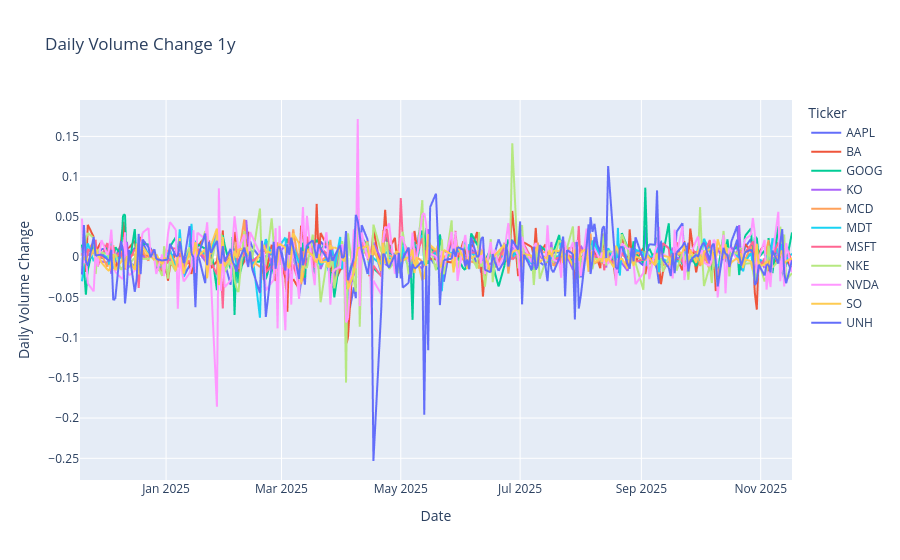

The code cell stored with this chart in its notebook:
### Code cell
df = test.getLogChangeHistory('Close')
fig = px.line(df, x = df.index, y = df.columns, title = f'Daily Volume Change {test.timePeriod}')
fig.update_layout(yaxis_title="Daily Volume Change")
fig.show()

### Figure 1 — Plotly figure (JSON) as saved in the notebook; plotly's stock layout.template omitted (floating-point values rounded to 4 significant figures; data arrays with more than 128 entries replaced by an {"elided": "..."} marker saying what was removed)
{"data": [{"hovertemplate": "Ticker=AAPL<br>Date=%{x}<br>value=%{y}<extra></extra>", "legendgroup": "AAPL", "line": {"color": "#636efa", "dash": "solid"}, "marker": {"symbol": "circle"}, "mode": "lines", "name": "AAPL", "showlegend": true, "type": "scattergl", "x": {"elided": "250 str values"}, "xaxis": "x", "y": {"elided": "250 float values"}, "yaxis": "y"}, {"hovertemplate": "Ticker=BA<br>Date=%{x}<br>value=%{y}<extra></extra>", "legendgroup": "BA", "line": {"color": "#EF553B", "dash": "solid"}, "marker": {"symbol": "circle"}, "mode": "lines", "name": "BA", "showlegend": true, "type": "scattergl", "x": {"elided": "250 str values"}, "xaxis": "x", "y": {"elided": "250 float values"}, "yaxis": "y"}, {"hovertemplate": "Ticker=GOOG<br>Date=%{x}<br>value=%{y}<extra></extra>", "legendgroup": "GOOG", "line": {"color": "#00cc96", "dash": "solid"}, "marker": {"symbol": "circle"}, "mode": "lines", "name": "GOOG", "showlegend": true, "type": "scattergl", "x": {"elided": "250 str values"}, "xaxis": "x", "y": {"elided": "250 float values"}, "yaxis": "y"}, {"hovertemplate": "Ticker=KO<br>Date=%{x}<br>value=%{y}<extra></extra>", "legendgroup": "KO", "line": {"color": "#ab63fa", "dash": "solid"}, "marker": {"symbol": "circle"}, "mode": "lines", "name": "KO", "showlegend": true, "type": "scattergl", "x": {"elided": "250 str values"}, "xaxis": "x", "y": {"elided": "250 float values"}, "yaxis": "y"}, {"hovertemplate": "Ticker=MCD<br>Date=%{x}<br>value=%{y}<extra></extra>", "legendgroup": "MCD", "line": {"color": "#FFA15A", "dash": "solid"}, "marker": {"symbol": "circle"}, "mode": "lines", "name": "MCD", "showlegend": true, "type": "scattergl", "x": {"elided": "250 str values"}, "xaxis": "x", "y": {"elided": "250 float values"}, "yaxis": "y"}, {"hovertemplate": "Ticker=MDT<br>Date=%{x}<br>value=%{y}<extra></extra>", "legendgroup": "MDT", "line": {"color": "#19d3f3", "dash": "solid"}, "marker": {"symbol": "circle"}, "mode": "lines", "name": "MDT", "showlegend": true, "type": "scattergl", "x": {"elided": "250 str values"}, "xaxis": "x", "y": {"elided": "250 float values"}, "yaxis": "y"}, {"hovertemplate": "Ticker=MSFT<br>Date=%{x}<br>value=%{y}<extra></extra>", "legendgroup": "MSFT", "line": {"color": "#FF6692", "dash": "solid"}, "marker": {"symbol": "circle"}, "mode": "lines", "name": "MSFT", "showlegend": true, "type": "scattergl", "x": {"elided": "250 str values"}, "xaxis": "x", "y": {"elided": "250 float values"}, "yaxis": "y"}, {"hovertemplate": "Ticker=NKE<br>Date=%{x}<br>value=%{y}<extra></extra>", "legendgroup": "NKE", "line": {"color": "#B6E880", "dash": "solid"}, "marker": {"symbol": "circle"}, "mode": "lines", "name": "NKE", "showlegend": true, "type": "scattergl", "x": {"elided": "250 str values"}, "xaxis": "x", "y": {"elided": "250 float values"}, "yaxis": "y"}, {"hovertemplate": "Ticker=NVDA<br>Date=%{x}<br>value=%{y}<extra></extra>", "legendgroup": "NVDA", "line": {"color": "#FF97FF", "dash": "solid"}, "marker": {"symbol": "circle"}, "mode": "lines", "name": "NVDA", "showlegend": true, "type": "scattergl", "x": {"elided": "250 str values"}, "xaxis": "x", "y": {"elided": "250 float values"}, "yaxis": "y"}, {"hovertemplate": "Ticker=SO<br>Date=%{x}<br>value=%{y}<extra></extra>", "legendgroup": "SO", "line": {"color": "#FECB52", "dash": "solid"}, "marker": {"symbol": "circle"}, "mode": "lines", "name": "SO", "showlegend": true, "type": "scattergl", "x": {"elided": "250 str values"}, "xaxis": "x", "y": {"elided": "250 float values"}, "yaxis": "y"}, {"hovertemplate": "Ticker=UNH<br>Date=%{x}<br>value=%{y}<extra></extra>", "legendgroup": "UNH", "line": {"color": "#636efa", "dash": "solid"}, "marker": {"symbol": "circle"}, "mode": "lines", "name": "UNH", "showlegend": true, "type": "scattergl", "x": {"elided": "250 str values"}, "xaxis": "x", "y": {"elided": "250 float values"}, "yaxis": "y"}], "layout": {"legend": {"title": {"text": "Ticker"}, "tracegroupgap": 0}, "title": {"text": "Daily Volume Change 1y"}, "xaxis": {"anchor": "y", "domain": [0, 1], "title": {"text": "Date"}}, "yaxis": {"anchor": "x", "domain": [0, 1], "title": {"text": "Daily Volume Change"}}}}
